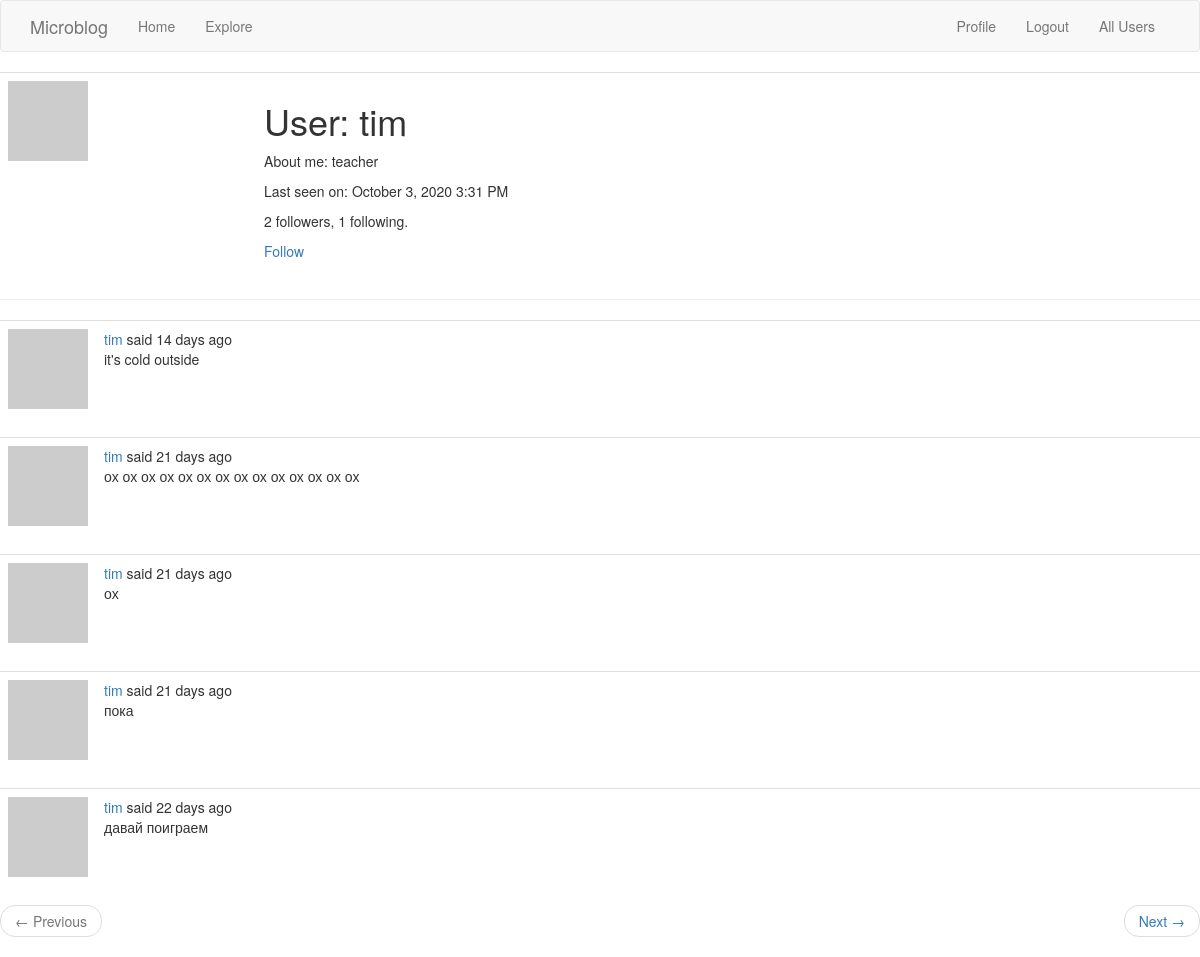
The page /user/tim (signed in) on the database its author committed.
### app/models.py (models this page shows, shortened)
class User(UserMixin, db.Model):
    id = db.Column(db.Integer, primary_key=True)
    username = db.Column(db.String(64), index=True, unique=True)
    email = db.Column(db.String(120), index=True, unique=True)
    password_hash = db.Column(db.String(128))
    posts = db.relationship("Post", backref="author", lazy="dynamic")
    about_me = db.Column(db.String(140))
    last_seen = db.Column(db.DateTime, default=datetime.utcnow)
    followed = db.relationship("User", secondary=followers,
                               primaryjoin=(followers.c.follower_id == id),
                               secondaryjoin=(followers.c.followed_id == id),
                               backref=db.backref("followers", lazy="dynamic"), lazy="dynamic")
    def is_following(self, user):
        return self.followed.filter(followers.c.followed_id == user.id).count() > 0
    def avatar(self, size):
        digest = md5(self.email.lower().encode("utf-8")).hexdigest()
        return "https://www.gravatar.com/avatar/{}?d=identicon&s={}".format(
            digest, size)

class Post(db.Model):
    id = db.Column(db.Integer, primary_key=True)
    body = db.Column(db.String(140))
    timestamp = db.Column(db.DateTime, index=True, default=datetime.utcnow)
    user_id = db.Column(db.Integer, db.ForeignKey('user.id'))

### app/routes.py (the view)
@appl.route("/user/<username>")
@login_required
def user(username):
    user = User.query.filter_by(username=username).first_or_404(
        description="User with username >> {} << is not found".format(username))
    page = request.args.get("page", 1, type=int)
    posts = user.posts.order_by(Post.timestamp.desc()).paginate(
        page, appl.config["POSTS_PER_PAGE"], False)
    next_url = url_for("user", username=user.username, page=posts.next_num) \
        if posts.has_next else None
    prev_url = url_for("user", username=user.username, page=posts.prev_num) \
        if posts.has_prev else None
    return render_template("user.html", user=user, posts=posts.items,
                           next_url=next_url, prev_url=prev_url)

### app/models.py (called while the page is built)
@login.user_loader
def load_user(id):
    return User.query.get(int(id))

### app/routes.py (called while the page is built)
@appl.before_request
def before_request():
    if current_user.is_authenticated:
        current_user.last_seen = datetime.utcnow()
        db.session.commit()

### app/templates/user.html
{% extends "base.html" %}
{% block app_content %}
<table class="table table-hover">
    <tr>
        <td width="256px"><img src="{{ user.avatar(128) }}"></td>
        <td>
            <h1>{{ _('User') }}: {{ user.username }}</h1>
                {% if user.about_me %}
                    <p>{{ _('About me') }}: {{ user.about_me }}</p>
                {% endif %}
                {% if user.last_seen %}
                    <p>{{ _('Last seen on') }}: {{ moment(user.last_seen).format('LLL') }}</p>
                {% endif %}
        <p>{{ user.followers.count() }} followers, {{ user.followed.count() }} following.</p>
        {% if user == current_user %}
            <p><a href="{{ url_for('edit_profile') }}">Edit your profile</a></p>
        {% elif not current_user.is_following(user) %}
            <p><a href="{{ url_for('follow', username=user.username) }}">Follow</a></p>
        {% else %}
            <p><a href="{{ url_for('unfollow', username=user.username) }}">Unfollow</a></p>
        {% endif %}
        </td>
    </tr>
</table>
<hr>
{% for post in posts %}
    {% include "_post.html" %}
{% endfor %}
<nav aria-label="...">
    <ul class="pager">
        <li class="previous{% if not prev_url %} disabled{% endif %}">
            <a href="{{ prev_url or '#' }}">
                <span aria-hidden="true">&larr;</span> {{ _('Previous') }}
            </a>
        </li>
        <li class="next{% if not next_url %} disabled{% endif %}">
            <a href="{{ next_url or '#' }}">
                {{ _('Next') }} <span aria-hidden="true">&rarr;</span>
            </a>
        </li>
    </ul>
</nav>
{% endblock %}

### app/templates/_post.html (shortened to what this page needs)
<table class="table table-hover">
    <tr>
        <td width="70px">
            <a href="{{ url_for('user', username=post.author.username) }}">
                <img src="{{ post.author.avatar(70) }}">
            </a>
        </td>
        <td>
                {{ _('%(username)s said %(when)s',
                    username=user_link, when=moment(post.timestamp).fromNow()) }}
            <br>
            {{ post.body }}
        </td>
    </tr>
</table>

### rows shown on the page
User: username "tim", about_me "teacher", last_seen "October 3, 2020 3:31 PM"
Post: body "it's cold outside"
Post: body "ох ох ох ох ох ох ох ох ох ох ох ох ох ох"
Post: body "ох"
Post: body "пока"
Post: body "давай поиграем"

### other values the page prints
{{ user.followers.count() }} "2"
{{ user.followed.count() }} "1"
